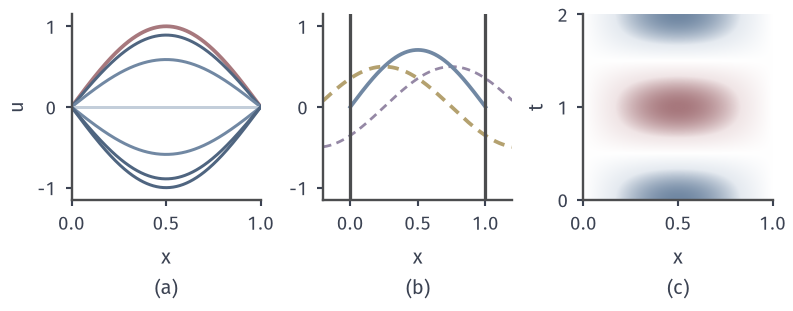

The Python source for this figure:
from pathlib import Path
import sys
ROOT = next(p for p in Path(__file__).resolve().parents if (p/"build.sh").is_file() and (p/"tex/book.tex").is_file())
sys.path.insert(0, str(ROOT/"figures/06-differential-equations/02-partial-differential-equations/matplotlib/wave-common"))
from wave_common import *
# Target: a standing wave is the sum of two travelling waves; L=1, c=1, mode n=1.
fig, axs = figure(width_mm=112, height_mm=44, ncols=3)
x = np.linspace(0, 1, 401)
ax = axs[0]; style(ax)
ax.plot(x, np.sin(np.pi*x), color=RED, lw=1.5)
for t, col in zip([.15, .3, .5, .7, .85, 1.0], ['#4F6580', '#7188A3', '#C3CEDA', '#7188A3', '#4F6580', '#4F6580']):
    ax.plot(x, np.cos(np.pi*t)*np.sin(np.pi*x), color=col, lw=1.2)
ax.set_xlim(0, 1); ax.set_ylim(-1.15, 1.15); ax.set_xticks([0, .5, 1]); ax.set_ylabel('$u$'); sub(ax, 'a', '$x$')
ax = axs[1]; style(ax); t = .25
xx = np.linspace(-.2, 1.2, 501)
ax.plot(xx, .5*np.sin(np.pi*(xx-t)), color=PURPLE, lw=1.1, ls=(0, (3, 2)))
ax.plot(xx, .5*np.sin(np.pi*(xx+t)), color=YELLOW, lw=1.5, ls=(0, (3, 2)))
ax.plot(x, np.cos(np.pi*t)*np.sin(np.pi*x), color=BLUE, lw=1.5)
ax.axvline(0, color=LINE, lw=1.3); ax.axvline(1, color=LINE, lw=1.3)
ax.set_xlim(-.2, 1.2); ax.set_ylim(-1.15, 1.15); ax.set_xticks([0, .5, 1]); sub(ax, 'b', '$x$')
ax = axs[2]; style(ax)
xs = np.linspace(0, 1, 301); ts = np.linspace(0, 2, 601); X, TT = np.meshgrid(xs, ts)
field(ax, np.cos(np.pi*TT)*np.sin(np.pi*X), [0, 1, 0, 2], signed=True, vmax=1.)
ax.set_xticks([0, .5, 1]); ax.set_yticks([0, 1, 2]); ax.set_ylabel('$t$'); sub(ax, 'c', '$x$')
save(fig, HERE(__file__), 'figure', {'formula': 'cos(pi t) sin(pi x) = (sin pi(x-t)+sin pi(x+t))/2'})
